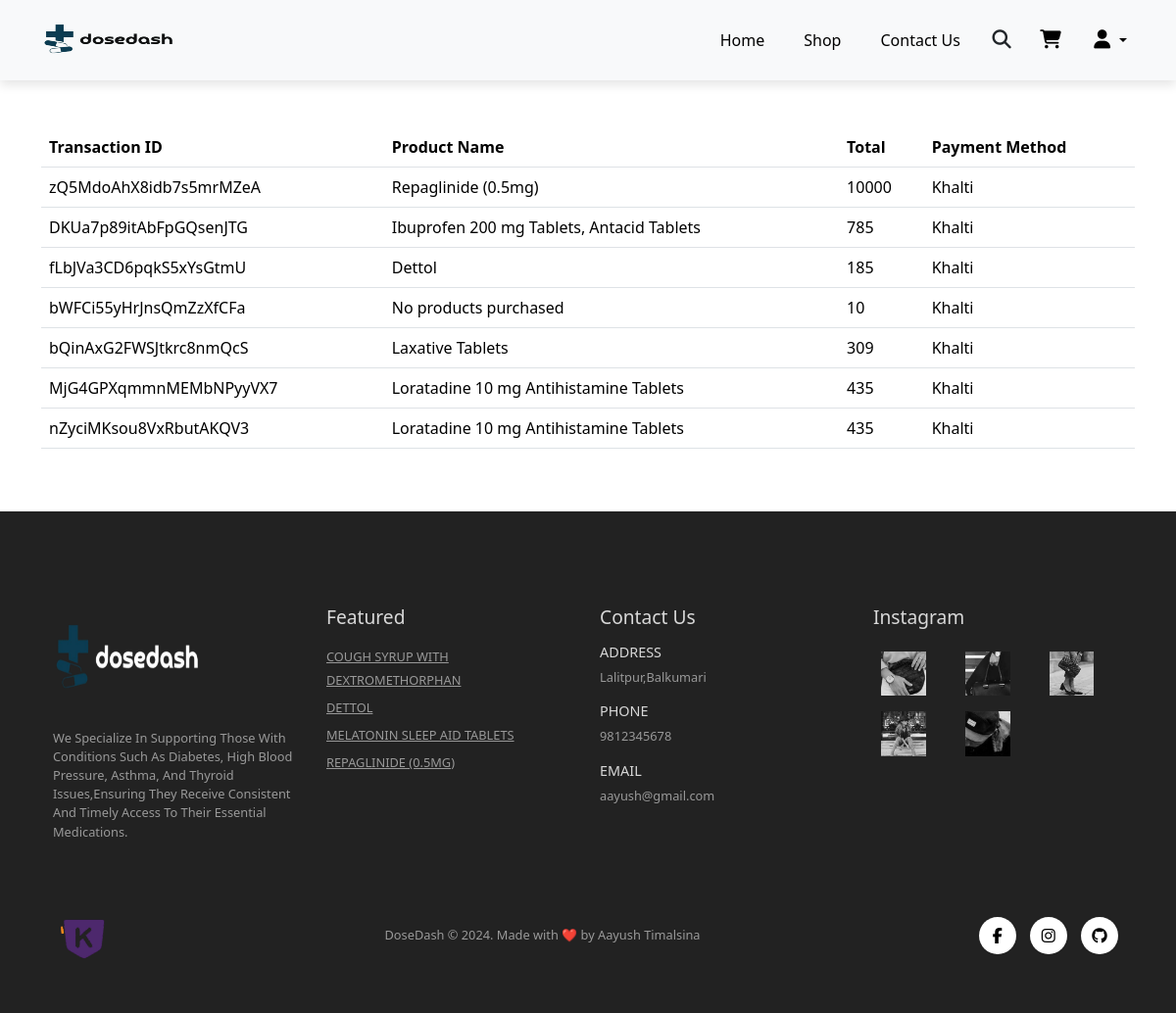
The app's page /transactionHistory/ (signed in) with its own data.
### dosedashapp/models.py (models this page shows, shortened)
class Transaction(models.Model):
    Transaction_ID = models.CharField(max_length = 200)
    Transaction_Amount = models.PositiveIntegerField(null = False)
    Transaction_Date = models.DateTimeField()
    User_Details = models.ForeignKey(User, on_delete=models.CASCADE, null= True, blank= True)
    Transaction_Status = models.CharField(max_length = 300)
    Item_Pruchased = models.ManyToManyField(Product, blank = True)
    Payment_Method = models.CharField(max_length = 300, blank=True)

class Product(models.Model):
    Product_Name = models.CharField(max_length = 200)
    Product_Price = models.PositiveIntegerField(null = False)
    Product_Description = models.TextField()
    Product_Tag = models.ManyToManyField(ProductTag, blank = True)
    Product_Image = models.ImageField(upload_to = 'static/image/products/')
    Product_Quantity = models.PositiveBigIntegerField(null = True)

### dosedashapp/views.py (the view)
# urls.py: path('transactionHistory/', views.transactionHistory, name="transactionHistory"),
@login_required
def transactionHistory(request):
    user = request.user
    transactions = Transaction.objects.filter(User_Details = user.id)
    return render(request, "transactionhistory.html",{'transactions':transactions,
                                                      'featured' : getFeatured(),
                                                      })

### dosedashapp/views.py (called while the page is built)
def getFeatured():
    all_featured = list(Product.objects.filter(Product_Tag = 2))
    featured = sample(all_featured, 4)
    return(featured)

### templates/transactionhistory.html (shortened to what this page needs)
{% load static %}
<!DOCTYPE html>
<html lang="en">
<head>
    <link rel="stylesheet" href="{% static 'css/profile.css' %}" />
     <link rel="stylesheet" href="https://cdnjs.cloudflare.com/ajax/libs/font-awesome/6.5.1/css/all.min.css" />
    <link href="https://cdn.jsdelivr.net/npm/bootstrap@5.3.3/dist/css/bootstrap.min.css" rel="stylesheet">
</head>
<body>
    {% include "nav.html" %}
    <div class="container mt-5">
        <h3>Transaction History</h3>
        <div class="row mt-5">
            <div class="col">
                <table class="table table-hover">
                    <thead>
                        <tr class="fw-semibold">
                            <td scope="col">Transaction ID</td>
                            <td scope="col">Product Name</td>
                            <td scope="col">Total</td>
                            <td scope="col">Payment Method</td>
                        </tr>
                    </thead>
                    <tbody>
                        {% for transaction in transactions %}
                            <tr>
                                <td scope="row">{{ transaction.Transaction_ID }}</td>
                                <td>
                                    {% for product in transaction.Item_Pruchased.all %}
                                        {{ product.Product_Name }}{% if not forloop.last %}, {% endif %}
                                    {% empty %}
                                        No products purchased
                                    {% endfor %}
                                </td>
                                <td>{{ transaction.Transaction_Amount }}</td>
                                <td>{{ transaction.Payment_Method }}</td>
                            </tr>
                        {% endfor %}
                    </tbody>
                </table>
            </div>
        </div>
    </div>
    {% include "footer.html" %}
</body>
</html>

### templates/footer.html (shortened to what this page needs)
{% load static %}
<footer class="mt-5 py-5">
    <div class="row container mx-auto pt-5">
      <div class="footer-one col-lg-3 col-md-6 col-12">
        <img src="{% static 'image/logo/logobg.png' %}" alt="logo" style="width: 160px; height: 110px;">
        <p class="pt-3">We Specialize In Supporting Those With Conditions Such As Diabetes, High Blood Pressure, Asthma, And Thyroid Issues,Ensuring They Receive Consistent And Timely Access To Their Essential Medications.</p>
      </div>
      <div class="footer-one col-lg-3 col-md-6 col-12 mb-3">
        <h5 class="pb-2">Featured</h5>
        <ul class="text-uppercase list-unstyled">
          {% for feature in featured %}
            <li><a href="{% url 'product' feature.id %}">{{ feature.Product_Name }}</a></li>
          {% endfor %}
        </ul>
      </div>
      <div class="footer-one col-lg-3 col-md-6 col-12 mb-3">
        <h5 class="pb-2">Contact Us</h5>
        <div>
          <h6 class="text-uppercase">Address</h6>
          <p>Lalitpur,Balkumari</p>
        </div>
        <div>
          <h6 class="text-uppercase">Phone</h6>
          <p>9812345678</p>
        </div>
        <div>
          <h6 class="text-uppercase">Email</h6>
          <p>aayush@gmail.com</p>
        </div>
      </div>
      <div class="footer-one col-lg-3 col-md-6 col-12">
        <h5 class="pb-2">Instagram</h5>
        <div class="row">
          <img class="img-fluid w-25 h-100 m-2" src="{% static 'image/insta/1.jpg' %}" alt="instaimg">
          <img class="img-fluid w-25 h-100 m-2" src="{% static 'image/insta/2.jpg' %}" alt="instaimg">
          <img class="img-fluid w-25 h-100 m-2" src="{% static 'image/insta/3.jpg' %}" alt="instaimg">
          <img class="img-fluid w-25 h-100 m-2" src="{% static 'image/insta/4.jpg' %}" alt="instaimg">
          <img class="img-fluid w-25 h-100 m-2" src="{% static 'image/insta/5.jpg' %}" alt="instaimg">
        </div>
      </div>
    </div>
    <div class="copyright mt-5">
      <div class="row container mx-auto d-flex align-items-center justify-content-between">
        <div class="col-lg-3 col-md-6 col-12">
          <img class="e-sewa-logo img-fluid w-25 h-100 " src="{% static 'image/logo/khalti.png' %}" alt="payment">
        </div>
        <div class="col-lg-4 col-md-6 col-12 text-nowrap text-center">
          <p class="mb-0">DoseDash © 2024. Made with ❤️ by Aayush Timalsina </p>
        </div>
        <div class="col-lg-4 col-md-6 col-12 text-end">
          <a href="https://www.facebook.com/aayush2133"><i class="fa-brands fa-facebook-f"></i></a>
          <a href="https://www.instagram.com/ssh_aayush/"><i class="fa-brands fa-instagram"></i></a>
          <a href="https://github.com/SshAayush"><i class="fa-brands fa-github"></i></a>
        </div>
      </div>
    </div>
  </footer>

### static/css/footer.css (style rules this page uses)
footer { background-color: #222; }
footer h5 { color: #d8d8d8; font-size: 1.2rem; }
footer h6 { color: #d8d8d8; font-size: 0.9rem; }
footer li { padding-bottom: 4px; }
footer li a { font-size: 0.8rem; color: #999; }
footer p { color: #999; font-size: 0.8rem; }
footer .copyright a { color: black; width: 38px; height: 38px; background-color: #fff; display: inline-block; text-align: center; line-height: 38px; border-radius: 50%; transition: 0.3s ease; margin: 0 5px; }
.e-sewa-logo { width:60px; height: 60px; }

### records on screen
Product: Product_Name "Repaglinide (0.5mg)", Product_Name "REPAGLINIDE (0.5MG)"
Product: Product_Name "Ibuprofen 200 mg Tablets"
Product: Product_Name "Antacid Tablets"
Product: Product_Name "Dettol", Product_Name "DETTOL"
Product: Product_Name "Laxative Tablets"
Product: Product_Name "Loratadine 10 mg Antihistamine Tablets"
Product: Product_Name "COUGH SYRUP WITH DEXTROMETHORPHAN"
Product: Product_Name "MELATONIN SLEEP AID TABLETS"
